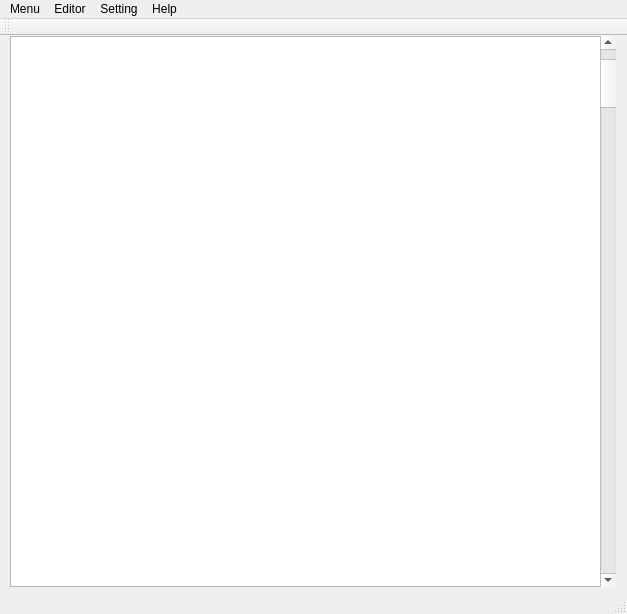
<?xml version="1.0" encoding="UTF-8"?>
<ui version="4.0">
 <class>MainWindow</class>
 <widget class="QMainWindow" name="MainWindow">
  <property name="geometry">
   <rect>
    <x>0</x>
    <y>0</y>
    <width>627</width>
    <height>614</height>
   </rect>
  </property>
  <property name="windowTitle">
   <string>MainWindow</string>
  </property>
  <widget class="QWidget" name="centralWidget">
   <widget class="QTextEdit" name="textEdit">
    <property name="geometry">
     <rect>
      <x>10</x>
      <y>0</y>
      <width>591</width>
      <height>551</height>
     </rect>
    </property>
   </widget>
   <widget class="QScrollBar" name="verticalScrollBar">
    <property name="geometry">
     <rect>
      <x>600</x>
      <y>0</y>
      <width>16</width>
      <height>551</height>
     </rect>
    </property>
    <property name="sliderPosition">
     <number>2</number>
    </property>
    <property name="orientation">
     <enum>Qt::Vertical</enum>
    </property>
   </widget>
  </widget>
  <widget class="QMenuBar" name="menuBar">
   <property name="geometry">
    <rect>
     <x>0</x>
     <y>0</y>
     <width>627</width>
     <height>22</height>
    </rect>
   </property>
   <widget class="QMenu" name="menuMenu">
    <property name="title">
     <string>Menu</string>
    </property>
    <addaction name="actionNew"/>
    <addaction name="actionOpen"/>
    <addaction name="actionSave"/>
    <addaction name="actionSave_as"/>
   </widget>
   <widget class="QMenu" name="menuEditor">
    <property name="title">
     <string>Editor</string>
    </property>
    <addaction name="actionCancel"/>
    <addaction name="actionPaste"/>
    <addaction name="actionCopy"/>
    <addaction name="actionDelete"/>
    <addaction name="actionFind"/>
    <addaction name="actionSelect_all"/>
   </widget>
   <widget class="QMenu" name="menuHelp">
    <property name="title">
     <string>Help</string>
    </property>
    <addaction name="actionLook_for_help"/>
    <addaction name="actionAbout_X_Editor"/>
   </widget>
   <widget class="QMenu" name="menuSetting">
    <property name="title">
     <string>Setting</string>
    </property>
    <addaction name="actionAuto"/>
    <addaction name="actionSetting"/>
   </widget>
   <addaction name="menuMenu"/>
   <addaction name="menuEditor"/>
   <addaction name="menuSetting"/>
   <addaction name="menuHelp"/>
  </widget>
  <widget class="QToolBar" name="mainToolBar">
   <attribute name="toolBarArea">
    <enum>TopToolBarArea</enum>
   </attribute>
   <attribute name="toolBarBreak">
    <bool>false</bool>
   </attribute>
  </widget>
  <widget class="QStatusBar" name="statusBar">
   <property name="enabled">
    <bool>false</bool>
   </property>
  </widget>
  <action name="actionsave_as">
   <property name="text">
    <string>save as</string>
   </property>
  </action>
  <action name="actionSave">
   <property name="text">
    <string>Save</string>
   </property>
  </action>
  <action name="actionSave_as">
   <property name="text">
    <string>Save as ...</string>
   </property>
  </action>
  <action name="actionOpen">
   <property name="text">
    <string>Open</string>
   </property>
  </action>
  <action name="actioncancel">
   <property name="text">
    <string>cancel</string>
   </property>
  </action>
  <action name="actionNew">
   <property name="text">
    <string>New</string>
   </property>
  </action>
  <action name="actionCancel">
   <property name="text">
    <string>Cancel</string>
   </property>
  </action>
  <action name="actionPaste">
   <property name="text">
    <string>Paste</string>
   </property>
  </action>
  <action name="actionCopy">
   <property name="text">
    <string>Copy</string>
   </property>
  </action>
  <action name="actionDelete">
   <property name="text">
    <string>Delete</string>
   </property>
  </action>
  <action name="actionFind">
   <property name="text">
    <string>Find</string>
   </property>
  </action>
  <action name="actionSelect_all">
   <property name="text">
    <string>Select all</string>
   </property>
  </action>
  <action name="actionAuto">
   <property name="text">
    <string>Auto linefeed</string>
   </property>
  </action>
  <action name="actionSetting">
   <property name="text">
    <string>Font</string>
   </property>
  </action>
  <action name="actionLook_for_help">
   <property name="text">
    <string>Look for help</string>
   </property>
  </action>
  <action name="actionAbout_X_Editor">
   <property name="text">
    <string>About X-Editor</string>
   </property>
  </action>
 </widget>
 <layoutdefault spacing="6" margin="11"/>
 <resources/>
 <connections/>
</ui>
